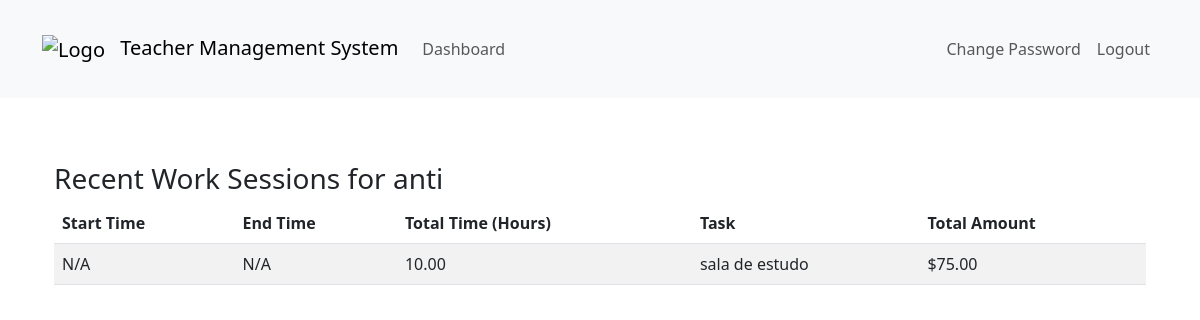
Screenshot of /dashboard/dashboard/recent-work-sessions/2/ (signed in) with the database file from the repository.
### teachers_app/models.py (models this page shows, shortened)
class Teacher(models.Model):
    user = models.OneToOneField(CustomUser, on_delete=models.CASCADE)
    subjects = models.CharField(max_length=200, blank=True, help_text="Optional: List of subjects taught")
    def __str__(self):
        return f"{self.user.username} - {self.subjects}" if self.subjects else self.user.username

class CustomUser(AbstractUser):
    is_teacher = models.BooleanField(default=False)
    is_inspector = models.BooleanField(default=False)
    is_superuser = models.BooleanField(default=False)

class WorkSession(models.Model):
    ENTRY_TYPE_CHOICES = [
        ('manual', 'Manual Hours Input'),
        ('clock', 'Clock In/Out'),
        ('time_range', 'Time Range'),
    ]
    teacher = models.ForeignKey(Teacher, on_delete=models.CASCADE)
    task = models.ForeignKey(Task, on_delete=models.CASCADE)
    entry_type = models.CharField(max_length=10, choices=ENTRY_TYPE_CHOICES)
    hourly_rate = models.DecimalField(max_digits=10, decimal_places=2, null=True, blank=True)  # Store the hourly rate at creation time
    stored_hours = models.DecimalField(max_digits=10, decimal_places=2, null=True, blank=True)  # Store the hours at creation time
    is_deleted = models.BooleanField(default=False)
    deleted_at = models.DateTimeField(null=True, blank=True)
    manual_hours = models.DecimalField(max_digits=5, decimal_places=2, null=True, blank=True)
    clock_in = models.DateTimeField(null=True, blank=True)
    clock_out = models.DateTimeField(null=True, blank=True)
    start_time = models.DateTimeField(null=True, blank=True)
    end_time = models.DateTimeField(null=True, blank=True)
    created_at = models.DateTimeField(auto_now_add=True)
    total_amount = models.DecimalField(max_digits=10, decimal_places=2, null=True, blank=True)
    def calculated_hours(self):
        if self.entry_type == 'manual' and self.manual_hours:
            return self.manual_hours
        elif self.entry_type == 'clock' and self.clock_in and self.clock_out:
            duration = self.clock_out - self.clock_in
            return duration.total_seconds() / 3600  # Return hours
        elif self.entry_type == 'time_range' and self.start_time and self.end_time:
            duration = self.end_time - self.start_time
            return duration.total_seconds() / 3600  # Return hours
        return None  # Return None if no valid data
    def __str__(self):
        if self.entry_type == 'manual':
            return f"{self.teacher} - {self.task} - {self.manual_hours} hours"
        elif self.entry_type == 'time_range':
            return f"{self.teacher} - {self.task} - {self.start_time} to {self.end_time}"
        return f"{self.teacher} - {self.task} - {self.clock_in} to {self.clock_out}"

class Task(models.Model):
    name = models.CharField(max_length=100)
    hourly_rate = models.DecimalField(max_digits=10, decimal_places=2)
    description = models.TextField(blank=True)
    created_at = models.DateTimeField(auto_now_add=True)
    updated_at = models.DateTimeField(auto_now=True)
    def __str__(self):
        return f"{self.name} (${self.hourly_rate}/hour)"

### teachers_app/views.py (the view)
# urls.py: path('dashboard/recent-work-sessions/<int:teacher_id>/', views.recent_work_sessions, name='recent_work_sessions'),
@login_required
@user_passes_test(lambda u: u.is_superuser or u.is_teacher)  # Allow both roles to access
def recent_work_sessions(request, teacher_id=None):
    if not request.user.is_superuser:
        teacher = get_object_or_404(Teacher, user=request.user)
    else:
        teacher = get_object_or_404(Teacher, id=teacher_id)
    work_sessions = WorkSession.objects.filter(teacher=teacher).order_by('-created_at')[:10]
    print(f"Teacher: {teacher}")
    print(f"Work Sessions: {work_sessions}")
    context = {
        'teacher': teacher,
        'work_sessions': work_sessions,
    }
    return render(request, 'recent_work_sessions.html', context)

### templates/recent_work_sessions.html (shortened to what this page needs)
{% extends 'base.html' %}
{% load static %}
{% block content %}
<div class="container">
    <h3>Recent Work Sessions for {{ teacher.user.username }}</h3>
    {% if work_sessions %}
    <table class="table table-striped">
        <thead>
        <tr>
            <th>Start Time</th>
            <th>End Time</th>
            <th>Total Time (Hours)</th>
            <th>Task</th>
            <th>Total Amount</th>
        </tr>
        </thead>
        <tbody>
        {% for session in work_sessions %}
        <tr>
            <td>
                {% if session.start_time %}
                {{ session.start_time|date:"Y-m-d H:i:s" }}
                {% else %}
                N/A
                {% endif %}
            </td>
            <td>
                {% if session.end_time %}
                {{ session.end_time|date:"Y-m-d H:i:s" }}
                {% else %}
                N/A
                {% endif %}
            </td>
            <td>
                {% if session.calculated_hours %}
                {{ session.calculated_hours|floatformat:2 }}
                {% else %}
                N/A
                {% endif %}
            </td>
            <td>{{ session.task.name }}</td>
            <td>${{ session.total_amount }}</td>
        </tr>
        {% endfor %}
        </tbody>
    </table>
    {% else %}
    <p>No recent work sessions found.</p>
    {% endif %}
</div>
{% endblock %}

### static/css/custom.css (style rules this page uses)
body { margin: 0; min-height: 100vh; background-size: cover; background-position: center; background-attachment: fixed; background-repeat: no-repeat; }
body::before { content: ""; position: fixed; top: 0; left: 0; width: 100%; height: 100%; z-index: -1; }
.container { padding-top: 20px; padding-bottom: 20px; }
.custom-bg { margin: 0; min-height: 100vh; background-image: url('/static/images/background.png'); background-size: cover; background-position: center; background-attachment: fixed; background-repeat: no-repeat; }

### rows the page displays
Teacher: user.username "anti"
WorkSession: shows "N/A", calculated_hours "10.00", task.name "sala de estudo", total_amount "75.00"
